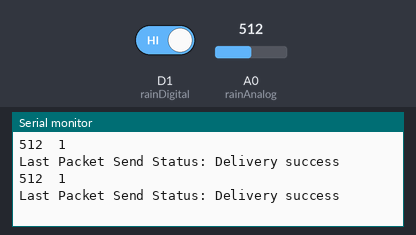
Simulated run of this sketch. Board: ESP8266 (NodeMCU). Shown: the last lines printed to the serial monitor. The inputs (shaded band) are chosen by the test bench; at power-on: A0 (rainAnalog) = 512, D1 (rainDigital) HIGH.

Above: at 2.8 s.
2.9 s: A0 (rainAnalog) set to 716
At 4.8 s:
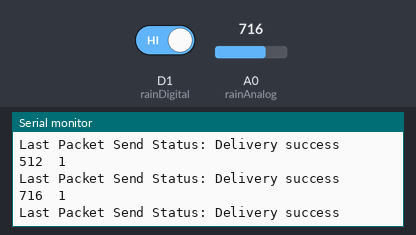
5.6 s: D1 (rainDigital) driven LOW
8.3 s: A0 (rainAnalog) set to 900
At 10.6 s:
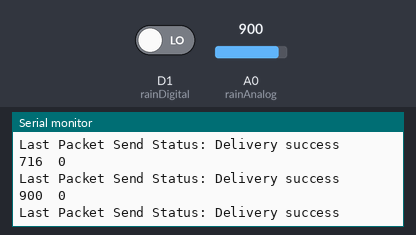
11.0 s: D1 (rainDigital) driven HIGH
Timing chart, 0 to 14.0 s (numbered marks = the images above; inputs shaded):
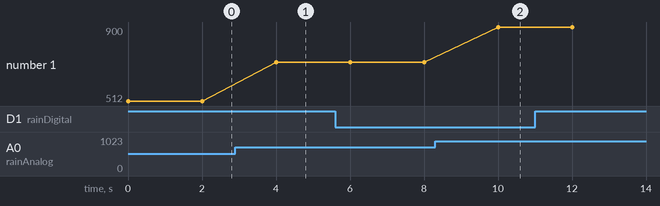

Measured:
- after the input at 2.9 s, the serial monitor: prints a new line after 1.1 s (image 1)
- after the input at 8.3 s, the serial monitor: prints a new line after 1.7 s (image 2)
- plotted number 1: 512 → 716 after the input at 2.9 s, 716 → 900 after the input at 8.3 s

The sketch:

rain_fall_node.ino
```cpp
#include <ESP8266WiFi.h>
#include <espnow.h>

#define rainAnalog A0
#define rainDigital D1

// REPLACE WITH RECEIVER MAC Address
uint8_t broadcastAddress[] = {0xE8,0xDB,0x84,0xAF,0x5C,0xCD};//接收方MAC地址

// Structure example to send data
// Must match the receiver structure
typedef struct struct_message {
  int rainFall;
  int isRain;
} struct_message;

// Create a struct_message called myData
struct_message myData;

// Callback when data is sent
void OnDataSent(uint8_t *mac_addr, uint8_t sendStatus) {
  Serial.print("Last Packet Send Status: ");
  if (sendStatus == 0){
    Serial.println("Delivery success");
  }
  else{
    Serial.println("Delivery fail");
  }
}

void setup() {
  // Init Serial Monitor
  Serial.begin(115200);
  pinMode(rainDigital,INPUT);

  // Set device as a Wi-Fi Station
  WiFi.mode(WIFI_STA);

  // Init ESP-NOW
  if (esp_now_init() != 0) {
    Serial.println("Error initializing ESP-NOW");
    return;
  }

  // Once ESPNow is successfully Init, we will register for Send CB to
  // get the status of Trasnmitted packet
  esp_now_set_self_role(ESP_NOW_ROLE_COMBO);
  esp_now_register_send_cb(OnDataSent);

  // Register peer
  esp_now_add_peer(broadcastAddress, ESP_NOW_ROLE_COMBO, 1, NULL, 0);
}

void loop() {
  // Set values to send
  int rainAnalogVal = analogRead(rainAnalog);
  int rainDigitalVal = digitalRead(rainDigital);

  Serial.print(rainAnalogVal);
  Serial.print("\t");
  Serial.println(rainDigitalVal);
  myData.rainFall = 1024 - rainAnalogVal;
  myData.isRain = rainDigitalVal;
  // Send message via ESP-NOW
  esp_now_send(broadcastAddress, (uint8_t *) &myData, sizeof(myData));

  delay(2000);
}
```
